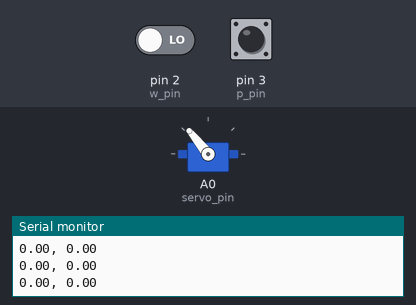
The sketch below on a simulated Arduino Uno, built with avr-gcc and run on an emulated ATmega328P. Shown: servo, the last lines printed to the serial monitor. Inputs (shaded band) come from the test bench; at power-on: pin 3 (p_pin) LOW, pin 2 (w_pin) LOW.

Above: at 1.2 s.
1.3 s: pin 3 (p_pin) pulsed HIGH 5 times (0.12 s each, 0.3 s apart)
At 3.7 s:
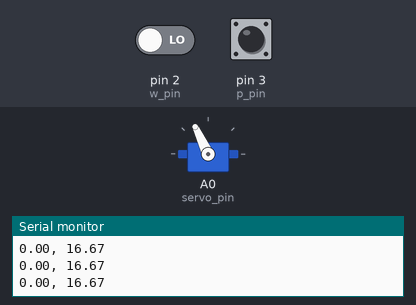
4.5 s: pin 3 (p_pin) driven HIGH
At 6.4 s:
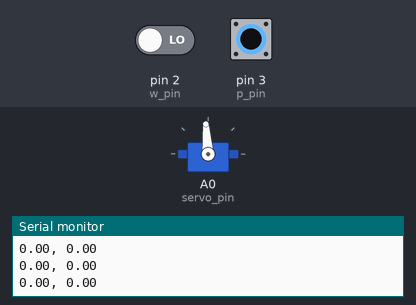
Timing chart, 0 to 7.9 s (numbered marks = the images above; inputs shaded):
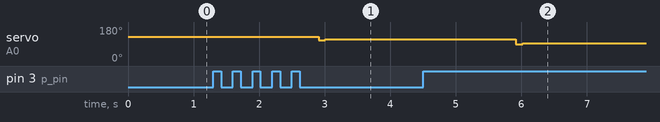

The sketch:

byke.ino
```cpp
/*
   Byke: an automatic bike transmission.
   Designed and developed by Joseph Bolling, Ankush Gola, and Ted Brundage.
   HackPrinceton Fall 2014
*/

#include <Servo.h>

#define w_pin 2
#define p_pin 3
#define servo_pin A0
#define NUM_W_MAGS 8
#define NUM_P_MAGS 4

volatile unsigned int wheel_count; // number of wheel interrupts
volatile unsigned int pedal_count; // number of pedal interrupts
volatile unsigned int change_w_count; // for zero speed detection
volatile unsigned int change_p_count; // for zero speed detection

int servo_outs[] = {1510, 1730, 1870, 2025, 2200};

// constants associated with wheel speed
double w_time_stamps[] = {0.0, 0.0, 0.0, 0.0, 0.0, 0.0, 0.0, 0.0};
double w_speed_constant;
double w_current_speed;

// constants associated with pedal speed
double p_time_stamps[] = {0.0, 0.0, 0.0, 0.0};
double p_speed_constant;
double p_current_speed;

double curr_time; // current time for speed measurements
double gear_ratios[] = {0.44680851063829785, 0.3148148148148148, 0.29, 0.2619047619047619, 0.23529411764705882}; // pedal cadence / wheel cadence
double target_cadence = 6.5;

volatile int CURRENT_GEAR;
volatile int CAN_CHANGE = 1;

Servo gear_servo;

// to reduce too much shifting
double time_of_last_shift;

void setup()
{
  Serial.begin(9600);

  // Set up wheel hall-effect interrupt
  pinMode(w_pin, INPUT);
  attachInterrupt(0, update_wheel_count, CHANGE);

  // Set up pedal hall-effect interrupt
  pinMode(p_pin, INPUT);
  attachInterrupt(1, update_pedal_count, CHANGE);

  // Initialize wheel speed variables
  wheel_count = 0;
  w_speed_constant = 10000.0;
  w_current_speed = 0.0;
  change_w_count = 0;

  // Initialize pedal speed variables
  pedal_count = 0;
  p_speed_constant = 10000.0;
  p_current_speed = 0.0;
  change_p_count = 0;

  // Initialize servo
  gear_servo.attach(servo_pin);

  // Initialize gear/ servo out
  CURRENT_GEAR = 2;
  gear_servo.writeMicroseconds(servo_outs[CURRENT_GEAR]);

  time_of_last_shift = millis();
  curr_time = millis();

}

void do_delay() {
  delay(100);
}

// Shift gear down
void shift_down() {

  CAN_CHANGE = 0;
  if (CURRENT_GEAR != 0 && p_current_speed >= 3.50) {
    CURRENT_GEAR--;
    gear_servo.writeMicroseconds(servo_outs[CURRENT_GEAR]-50);
    do_delay();
    gear_servo.writeMicroseconds(servo_outs[CURRENT_GEAR]);
  }
  //do_delay();
  time_of_last_shift = millis();
  CAN_CHANGE = 1;

}

// Shift gear up
void shift_up() {

  CAN_CHANGE = 0;
  if (CURRENT_GEAR != 4 && p_current_speed >= 3.50) {
    CURRENT_GEAR++;
    gear_servo.writeMicroseconds(servo_outs[CURRENT_GEAR]);
  }
  //do_delay();
  time_of_last_shift = millis();
  CAN_CHANGE = 1;

}

void loop()
{
  Serial.print(w_current_speed);
  Serial.print(", ");
  Serial.println(p_current_speed);

  // Handle zero speed case
  if ((millis() - curr_time) >= 1250.0) {
    if (change_p_count <= 0) {p_current_speed = 0;}
    if (change_w_count <= 0) {w_current_speed = 0;}
    change_p_count = 0;
    change_w_count = 0;
    curr_time = millis();
  }

  double error = (w_current_speed*gear_ratios[CURRENT_GEAR]) - target_cadence;

  if (error <= 0)
  {
    if (CURRENT_GEAR != 0) {
      // ( wheelcad_low + (wheelcad_hi - wheelcad_low)*
      if (error < -2.00 && (millis()-time_of_last_shift > 2900.0 )) {shift_down();}
    }
  }
  else {
    if (CURRENT_GEAR != 4) {
      // wheelcad_cur + (wheelcad_hi - wheelcad_cur) * 0.75
      if (error > 2.00 && (millis()-time_of_last_shift > 2900.0 )) {shift_up();}
    }
  }

}

// ISR for hall effect change, use to calculate rear wheel speed.
void update_wheel_count()
{
  if (wheel_count < NUM_W_MAGS) {
    w_time_stamps[wheel_count] = millis();
  }
  else {
    unsigned int index = wheel_count % NUM_W_MAGS;
    double now = millis();
    w_current_speed = w_speed_constant / (now - w_time_stamps[index]);
    w_time_stamps[index] = now;
  }
  wheel_count++;
  change_w_count++;
}

// ISR for hall effect change, use to calculate pedal cadence
void update_pedal_count()
{
  if (pedal_count < NUM_P_MAGS) {
    p_time_stamps[pedal_count] = millis();
  }
  else {
    unsigned int index = pedal_count % NUM_P_MAGS;
    double now = millis();
    p_current_speed = p_speed_constant / (now - p_time_stamps[index]);
    p_time_stamps[index] = now;
  }
  pedal_count++;
  change_p_count++;
}
```

Measured:
- after the input at 1.3 s, servo on A0 (servo_pin): 129° → 110° after 1.6 s, → 115° 0.10 s later
- after the input at 4.5 s, servo on A0 (servo_pin): 115° → 89° after 1.4 s, → 94° 0.10 s later
